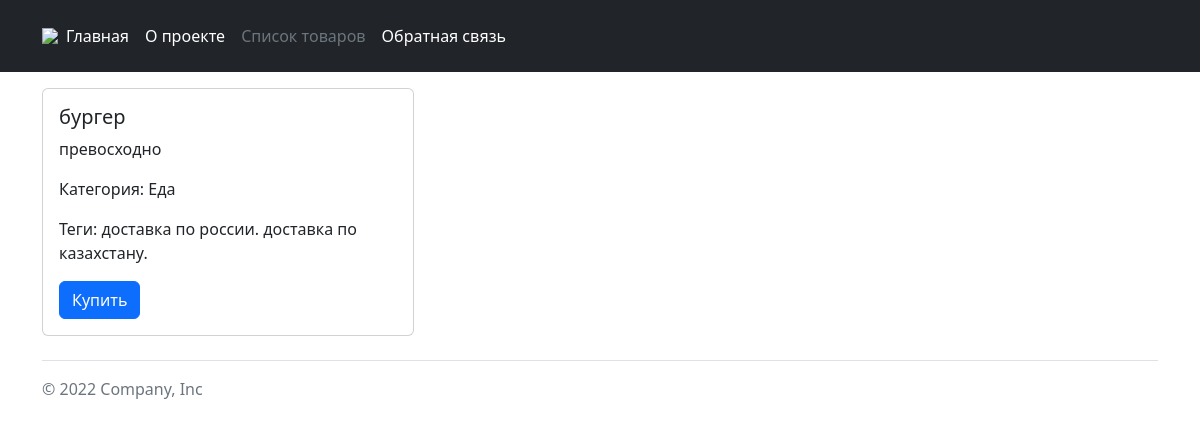
Before: /catalog/3/ with the older database file.
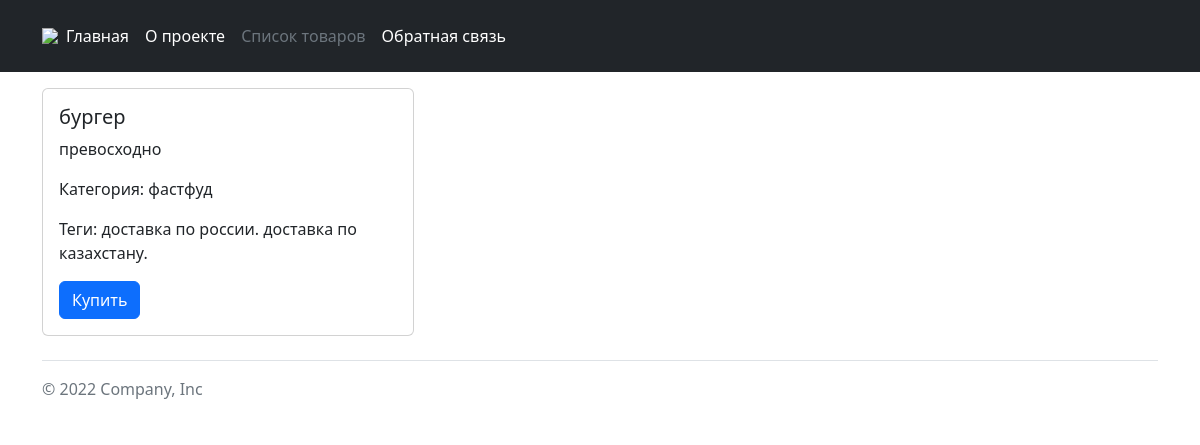
After: the same page with the newer database file.
### catalog/models.py (models this page shows, shortened)
class catalog_item(catalog):
    text = HTMLField(
        validators=[validate_must_be_param('превосходно', 'роскошно')],
        verbose_name="описание",
        help_text="должно содержаться слово превосходно или роскошно"
    )
    objects = ItemManager()
    category = models.ForeignKey(
        catalog_category(),
        on_delete=models.CASCADE,
        verbose_name="категория",
        help_text="выберете категорию"
    )
    tags = models.ManyToManyField(
        catalog_tag(),
        verbose_name="теги"
    )
    is_on_main = models.BooleanField(
        default=False,
        verbose_name="в главном"
    )
    class Meta:
        verbose_name = "товар"
        verbose_name_plural = "товары"

### core/models.py (models this page shows, shortened)
class catalog(models.Model):
    is_published = models.BooleanField(
        default=True,
        verbose_name="опубликовано"
    )
    name = models.CharField(
        max_length=150,
        verbose_name="название",
        help_text="максимально 150 символов"
    )
    class Meta:
        abstract = True

class catalog_slug(catalog):
    slug = models.SlugField(
        max_length=200,
        unique=True,
        verbose_name="название для url",
        help_text="максимальная длина - 200 символов, \
            только цифры, буквы латиницы и символы - и _"
    )

### catalog/views.py (the view)
# urls.py: re_path(r'(?P<pk>^[1-9]\d*)/$', views.item_detail, name='item_detail'),
def item_detail(request, pk):
    item = get_object_or_404(Item.objects.catalog(), pk=pk)
    context = {
        'item': item,
    }
    return render(request, 'catalog/item_detail.html', context)

### catalog/models.py (called while the page is built)
    def catalog(self):
        return (
            self.get_queryset()
                .filter(is_published=True)
                .select_related('category')
                .order_by('category__name')
                .prefetch_related(
                    Prefetch('tags', queryset=catalog_tag.objects.all())
                )
        )

### templates/catalog/item_detail.html
{% extends 'base.html' %}
{% load static %}
{% block content %}
    <div class="container">
        {% include "includes/item_card.html" %}
    </div>
{% endblock %}

### templates/includes/item_card.html
{% with request.resolver_match.view_name as view_name %}
<div class="card item col-4 my-3">
    <div class="card-body">
        <h5 class="card-title">{{ item.name }}</h5>
        {% if view_name != 'catalog:item_detail' %}
            <p class="card-text">{{ item.text|truncatewords_html:10 }}</p>
        {% else %}
            <p class="card-text">{{ item.text }}</p>
        {% endif %}
        <p class="card-text">Категория: {{ item.category.name }}</p>
        <p class="card-text">
            Теги:
            {% for tag in item.tags.all %}
                {{ tag.name }}.
            {% endfor %}
        </p>
        <a href="#" class="btn btn-primary">Купить</a>
    </div>
</div>
{% endwith %}

Changed rows visible on the page:
changed catalog_item "бургер": category.name "Еда" → "фастфуд"
